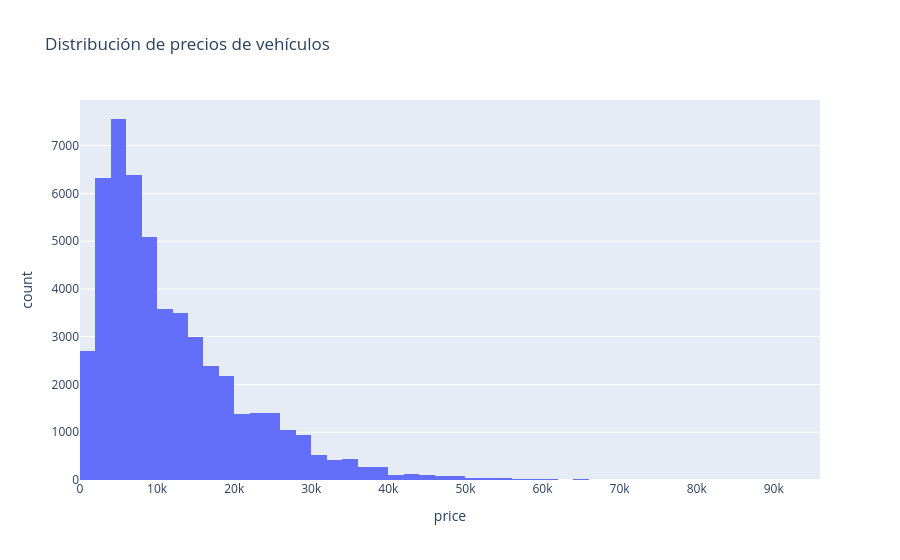

This figure's notebook cell:
### Markdown cell above
is_4wd: falta en 50.4% de los anuncios. No conviene eliminar esas filas; muchas publicaciones no indican la tracción.
paint_color: falta en 18.0%.
odometer: falta en 15.3%. Es importante para análisis de precio, así que luego podemos rellenarlo con la mediana por modelo o excluir solo esos registros en gráficas donde sea necesario.
cylinders: falta en 10.2%.
model_year: falta en 7.0%.
Las demás variables están completas.

### Code cell
filtered_data = car_data[car_data["price"] <= 100000]

fig = px.histogram(
    filtered_data,
    x="price",
    nbins=60,
    title="Distribución de precios de vehículos"
)

fig.show()

### Figure 1 — Plotly figure (JSON) as saved in the notebook; plotly's stock layout.template omitted (floating-point values rounded to 4 significant figures; data arrays with more than 128 entries replaced by an {"elided": "..."} marker saying what was removed)
{"data": [{"bingroup": "x", "hovertemplate": "price=%{x}<br>count=%{y}<extra></extra>", "legendgroup": "", "marker": {"color": "#636efa", "pattern": {"shape": ""}}, "name": "", "nbinsx": 60, "orientation": "v", "showlegend": false, "type": "histogram", "x": {"elided": "51508 int values"}, "xaxis": "x", "yaxis": "y"}], "layout": {"barmode": "relative", "legend": {"tracegroupgap": 0}, "title": {"text": "Distribución de precios de vehículos"}, "xaxis": {"anchor": "y", "domain": [0, 1], "title": {"text": "price"}}, "yaxis": {"anchor": "x", "domain": [0, 1], "title": {"text": "count"}}}}
